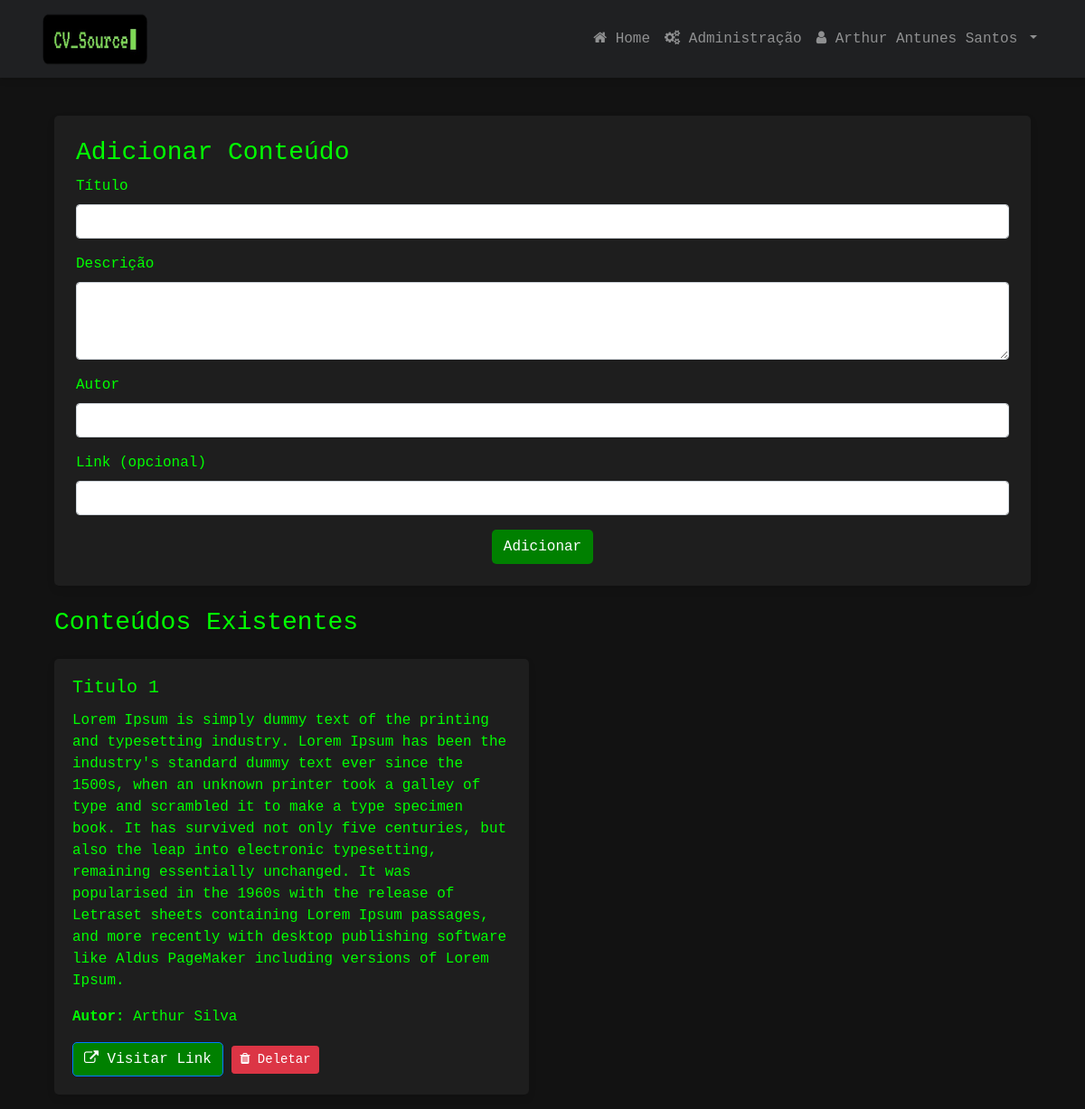
/admin/content (signed in), run on the app's committed database.
### website/models.py (models this page shows, shortened)
class User(UserMixin, db.Model):
    __tablename__ = 'user'
    id = db.Column(db.Integer, primary_key=True)
    email = db.Column(db.String(150), unique=True, nullable=False)
    password = db.Column(db.String(150), nullable=False)
    first_name = db.Column(db.String(150))
    is_admin = db.Column(db.Boolean, default=False)

class Content(db.Model):
    id = db.Column(db.Integer, primary_key=True)
    title = db.Column(db.String(150), nullable=False)
    description = db.Column(db.String(500), nullable=False)
    link = db.Column(db.String(500))  # opcional
    author = db.Column(db.String(150), nullable=False)

### website/views.py (the view, shortened to what this page needs)
@views.route('/admin/content', methods=['GET', 'POST'])
@login_required
def admin_content():
    if not current_user.is_admin:
        flash('Acesso negado: apenas administradores podem acessar esta página.', 'error')
        return redirect(url_for('views.home'))
    contents = Content.query.all()
    return render_template('admin_content.html', contents=contents)

### website/__init__.py (called while the page is built)
def create_app():
    app = Flask(__name__)
    app.config['SECRET_KEY'] = 'your_secret_key'  # Substitua por uma chave segura
    app.config['SQLALCHEMY_DATABASE_URI'] = f'sqlite:///{DB_NAME}'
    db.init_app(app)
    migrate.init_app(app, db)  # Configuração do Flask-Migrate
    from .views import views
    from .auth import auth
    app.register_blueprint(views, url_prefix='/')
    app.register_blueprint(auth, url_prefix='/')
    from .models import User, Content
    with app.app_context():
        db.create_all()
    login_manager = LoginManager()
    login_manager.login_view = 'auth.login'
    login_manager.init_app(app)
    @login_manager.user_loader
    def load_user(id):
        return User.query.get(int(id))
    @app.context_processor
    def inject_user():
        return dict(user=current_user)
    return app

### website/templates/admin_content.html (shortened to what this page needs)
{% extends "base.html" %}
{% block content %}
<div class="container mt-5">
    <div class="card card-custom p-4 mb-4">
        <h3>Adicionar Conteúdo</h3>
        <form method="POST">
            <div class="form-group">
                <label for="title">Título</label>
                <input type="text" class="form-control" id="title" name="title" required>
            </div>
            <div class="form-group">
                <label for="description">Descrição</label>
                <textarea class="form-control" id="description" name="description" rows="3" required></textarea>
            </div>
            <div class="form-group">
                <label for="author">Autor</label>
                <input type="text" class="form-control" id="author" name="author" required>
            </div>
            <div class="form-group">
                <label for="link">Link (opcional)</label>
                <input type="url" class="form-control" id="link" name="link">
            </div>
            <div class="text-center">
                <button type="submit" class="btn btn-custom">Adicionar</button>
            </div>
        </form>
    </div>
    <h3>Conteúdos Existentes</h3>
    <div class="row mt-4">
        {% for content in contents %}
        <div class="col-md-6 mb-3">
            <div class="card card-custom">
                <div class="card-body">
                    <h5 class="card-title">{{ content.title }}</h5>
                    <p class="card-text">{{ content.description }}</p>
                    <p><strong>Autor:</strong> {{ content.author }}</p>
                    {% if content.link %}
                    <a href="{{ content.link }}" class="btn btn-outline-primary btn-custom" target="_blank">
                        <i class="fa fa-external-link"></i> Visitar Link
                    </a>
                    {% endif %}
                    <form action="{{ url_for('views.delete_content', content_id=content.id) }}" method="POST" style="display:inline;">
                        <button type="submit" class="btn btn-danger btn-sm" onclick="return confirm('Tem certeza que deseja deletar este conteúdo?');">
                            <i class="fa fa-trash"></i> Deletar
                        </button>
                    </form>
                </div>
            </div>
        </div>
        {% endfor %}
    </div>
</div>
{% endblock %}

### website/templates/base.html (shortened to what this page needs)
<!DOCTYPE html>
<html>
  <head>
    <link
      rel="stylesheet"
      href="https://stackpath.bootstrapcdn.com/bootstrap/4.4.1/css/bootstrap.min.css"
    />
    <link
      rel="stylesheet"
      href="https://stackpath.bootstrapcdn.com/font-awesome/4.7.0/css/font-awesome.min.css"
    />
  </head>
  <body>
    <nav class="navbar navbar-expand-lg navbar-custom navbar-dark fixed-top">
      <div class="container">
        <a class="navbar-brand d-flex align-items-center" href="/">
          <img src="{{ url_for('static', filename='images/CV_Source.png') }}" width="120" height="60" alt="Logo">
        </a>
        <div class="collapse navbar-collapse" id="navbarContent">
          <ul class="navbar-nav ml-auto">
            {% if user.is_authenticated %}
              <li class="nav-item">
                <a class="nav-link" href="/">
                  <i class="fa fa-home"></i> Home
                </a>
              </li>
              {% if user.is_admin %}
              <li class="nav-item">
                <a class="nav-link" href="/admin/content">
                  <i class="fa fa-cogs"></i> Administração
                </a>
              </li>
              {% endif %}
              <li class="nav-item dropdown">
                <a class="nav-link dropdown-toggle" href="#" id="userDropdown" role="button"
                   data-toggle="dropdown" aria-haspopup="true" aria-expanded="false">
                  <i class="fa fa-user"></i> {{ user.first_name }}
                </a>
              </li>
            {% endif %}
          </ul>
        </div>
      </div>
    </nav>
    <div class="container mt-4">
      {% block content %}{% endblock %}
    </div>
  </body>
</html>

### website/templates/base.html (style rules this page uses)
body { padding-top: 80px; background-color: #121212; color: #00FF00; font-family: "Courier New", Courier, monospace; }
.navbar-custom { background-color: #1f2022 !important; box-shadow: 0 4px 6px rgba(0, 0, 0, 0.1); }
.card-custom { background-color: #1e1e1e; border: none; border-radius: 5px; box-shadow: 0 4px 8px rgba(0, 0, 0, 0.1); transition: transform 0.3s ease; color: #00FF00; }
.btn-custom { border-radius: 5px; background-color: #008000; color: white; }

### data on the page
User: first_name "Arthur Antunes Santos"
Content: title "Titulo 1", description "Lorem Ipsum is simply dummy text of the printing and typesetting industry. Lorem Ipsum has been the industry's standard dummy text ever since the 1500s, when an unknown printer took a galley of type and scrambled it to make a type specimen book. It has survived not only five centuries, but also the leap into electronic typesetting, remaining essentially unchanged. It was popularised in the 1960s with the release of Letraset sheets containing Lorem Ipsum passages, and more recently with desktop publishing software like Aldus PageMaker including versions of Lorem Ipsum.", author "Arthur Silva"
